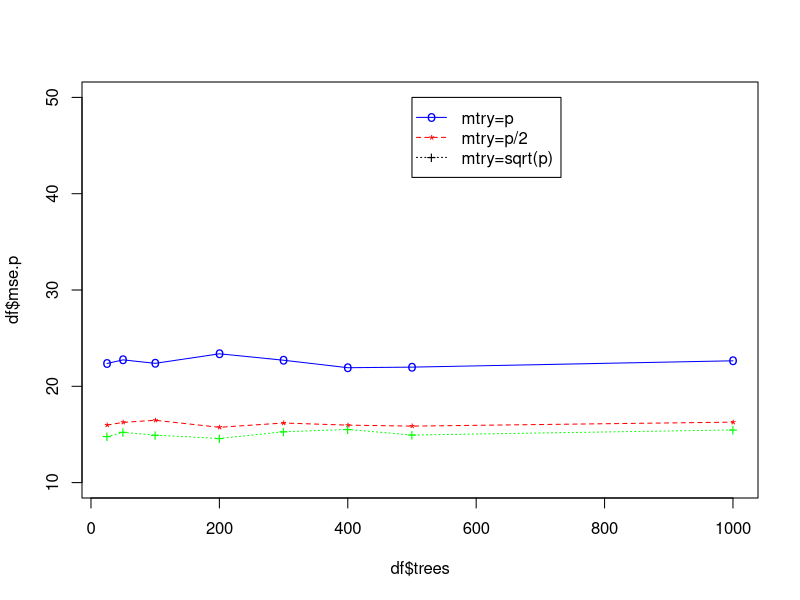

The R source for this figure:
#### Applied 7 ####

# Imports
library(MASS)
library(randomForest)

# Setting the seed
set.seed(1)

# Creating boolean vector for train indices
train = sample(1:nrow(Boston), nrow(Boston)*0.7)

# Creating test set
boston.test = Boston[-train, "medv"]

# Setting the trees to try out
ntrees = c(25, 50, 100, 200, 300, 400, 500, 1000)
num.predictors = dim(Boston)[2] - 1

# Creating a list of terminal nodes to try
m.tries = c(num.predictors, num.predictors/2, sqrt(num.predictors))

# Creating the vector to collect MSE
mse.p = rep(0, length(ntrees))
mse.half = rep(0, length(ntrees))
mse.sqp = rep(0, length(ntrees))

# Creating a mse dataframe to store mse
df = data.frame(mse.p, mse.half, mse.sqp)

# Looping through the array of trees and fitting a rf
for (n in 1:length(m.tries)) {
  
  # Creating a mse vector to store mse from training for each tree
  mse = rep(0, length(ntrees))
  
  for (i in 1:length(ntrees)) {
    # Fitting a random forest with i trees
    rf.boston = randomForest(medv ~ ., 
                             ntrees=ntrees[i],
                             data=Boston, 
                             subset=train,
                             mtry=m.tries[n],
                             importance=TRUE)
              
    # Predicting on the validation set
    yhat.rf = predict(rf.boston, newdata=Boston[-train,])
              
    # Calculating and adding the MSE to the mse vector
    mse[i] = mean((yhat.rf-boston.test)^2)
  }
  
  # Storing the variable in the dataframe
  df[n] = mse  
}

df$trees = ntrees

# Plotting the MSE
## Plotting first line
plot(df$trees, df$mse.p, type="o", col="blue", pch="o", lty=1, ylim=c(10,50))

## Plotting second line
points(df$trees, df$mse.half, col="red", pch="*")
lines(df$trees, df$mse.half, col="red", lty=2)

## Plotting third line
points(df$trees, df$mse.sqp, col="green", pch="+")
lines(df$trees, df$mse.sqp, col="green", lty=3)
legend(500,50,legend=c("mtry=p","mtry=p/2","mtry=sqrt(p)"), col=c("blue","red","black"),
       pch=c("o","*","+"),lty=c(1,2,3), ncol=1)
